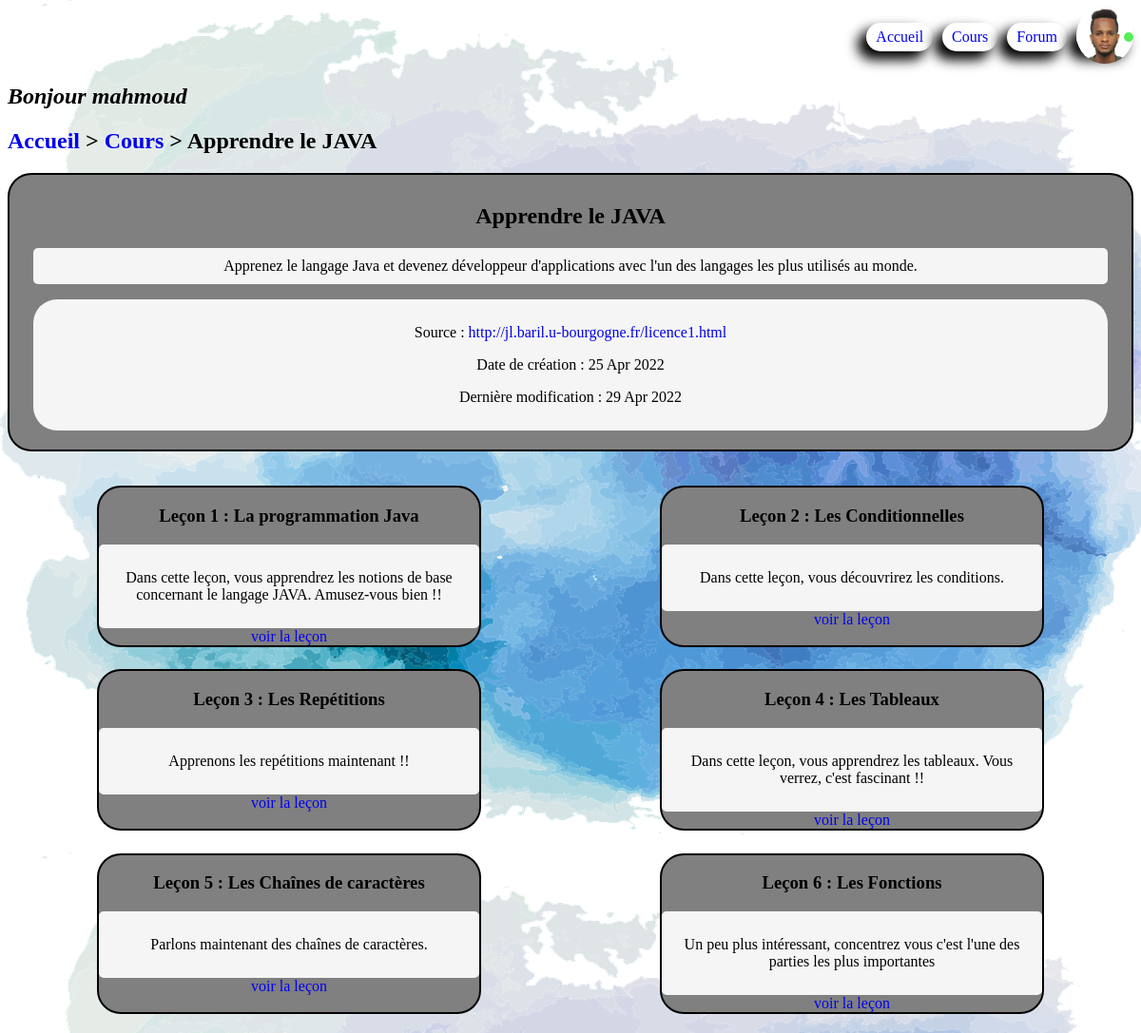
/index.php?location=leCours&idCours=1 (signed in), run on the app's committed database.
### tables this page shows
CREATE TABLE `cours` (
  `id` int NOT NULL,
  `statut` text NOT NULL,
  `titre` text NOT NULL,
  `description` text NOT NULL,
  `date_creation` datetime NOT NULL DEFAULT CURRENT_TIMESTAMP,
  `date_modif` datetime NOT NULL DEFAULT CURRENT_TIMESTAMP,
  `source` text NOT NULL,
  `points` int NOT NULL
);

CREATE TABLE `lessons` (
  `id` int NOT NULL,
  `statut` text NOT NULL,
  `titre` text NOT NULL,
  `description` text NOT NULL,
  `fichier` text NOT NULL,
  `idCours` int NOT NULL
);

### Controller/controller.php (called while the page is built, shortened)
<?php
require("Model/model.php");
function lessons($idcours){
    $leCours = getCours($idcours);
    $lessons = getLessons($idcours);
    require('View/lessons.php');
}

### Model/model.php (called while the page is built, shortened)
<?php
function dataBaseConnexion()
{
    try
    {
        $data_base= new PDO('mysql:host=localhost;dbname=WebProject;charset=utf8', 'root', 'Moud1997@');
        return $data_base;
    }
    catch(Exception $e)
    {
        die("Erreur : ".$e->getMessage());
    }
}
function getCours($idcours)
{
    $data_base = dataBaseConnexion();
    $lecours = $data_base->prepare('SELECT id, statut, titre, description, DATE_FORMAT(date_creation, \'%d %b %Y \') AS date_creation, DATE_FORMAT(date_modif, \'%d %b %Y \') AS date_modif, source, points FROM cours WHERE id = ?');
    $lecours->execute([$idcours]);
    return $lecours;
}
function getLessons($idcours)
{
    $data_base = dataBaseConnexion();
    $lessons = $data_base->prepare('SELECT id, statut, titre, description, fichier FROM lessons WHERE idCours = ?');
    $lessons->execute([$idcours]);
    return $lessons;
}

### View/lessons.php (the view, shortened to what this page needs)
<!DOCTYPE html>
<html lang="en">
<head>
    <link rel="stylesheet" href="Public/CSS/menu.css?ts=<?=time()?>">
    <link rel="stylesheet" href="Public/CSS/cours.css?ts=<?=time()?>">
    <link rel="stylesheet" href="Public/CSS/lessons.css?ts=<?=time()?>">
</head>
<body>
    <?php require('header.php'); ?>
    <?php if(isset($_SESSION['connected'])) :?>
        <h2><em>Bonjour <?=$_SESSION['username']?></em></h2>
    <?php else :?>
        <h2><em>Vous n'êtes pas connecté</em></h2>
    <?php endif ?>
    <?php if(isset($leCours)): ?>
        <?php while($lecours = $leCours->fetch()) : ?>
            <h2><a href="index.php">Accueil </a>> <a href="index.php?location=cours">Cours</a> > <?=$lecours['titre']?></h2>
            <div class="cours">
                <h2><?=$lecours['titre']?></h2>
                <p class="description"><?=$lecours['description']?></p>
                <div class="info">
                    <p>Source : <a href="<?= $lecours['source']?>"><?= $lecours['source']?></a></p>
                    <p>Date de création : <?= $lecours['date_creation']?> </p>
                    <p>Dernière modification : <?= $lecours['date_modif']?></p>
                </div>
            </div>
        <?php endwhile; ?>
        <?php if(isset($lessons)): ?>
            <?php $i = 1; ?>
            <div class="allLessons">
                <?php while($lesson = $lessons->fetch()) : ?>
                    <div class="lesson">
                        <h3>Leçon <?php echo "$i : "; $i++; echo $lesson['titre']?></h3>
                        <div class="description">
                            <p><?=$lesson['description']?></p>
                        </div>
                        <?php if($lesson['statut'] == 'active'): ?>
                            <?php if(isset($_SESSION['connected'])): ?>
                                <a href="<?= $lesson['fichier'] ?>">voir la leçon</a>
                            <?php else: ?>
                                <a href="index.php?location=login">voir la leçon</a>
                            <?php endif; ?>
                        <?php else: ?>
                            cette leçon est momentanement indisponible
                        <?php endif; ?>
                    </div>
                <?php endwhile; ?>
            </div>
        <?php endif; ?>
    <?php endif; ?>
</body>
</html>

### Public/CSS/menu.css (style rules this page uses)
a { text-decoration: none; }

### Public/CSS/cours.css (style rules this page uses)
body { background: url("../Image/fond5.png"); }
h2 { font-family: "Brush Script MT", cursive; }
.cours { border: 2px solid black; border-radius: 25px; padding: 10px 25px; margin-bottom: 25px; background-color: gray; }
.cours { text-align: center; }
.cours a { text-decoration: none; }
.description { background-color: whitesmoke; padding: 10px; border-radius: 25px; }
.info { background-color: whitesmoke; padding: 10px; margin-bottom: 10px; border-radius: 25px; }

### Public/CSS/lessons.css (style rules this page uses)
body { background: url("../Image/fond5.png"); }
h2 { font-family: "Brush Script MT", cursive; }
.lesson { background-color: gray; text-align: center; border: 2px solid black; border-radius: 25px; width: 400px; margin: 1% 0; }
.description { background-color: whitesmoke; border-radius: 5px; }
.allLessons { display: flex; flex-direction: row; flex-wrap: wrap; justify-content: space-around; align-items: stretch; align-content: stretch; margin-top: 20px; }

### data on the page
cours: titre "Apprendre le JAVA", description "Apprenez le langage Java et devenez développeur d'applications avec l'un des langages les plus utilisés au monde.", source "http://jl.baril.u-bourgogne.fr/licence1.html", date_creation "25 Apr 2022", date_modif "29 Apr 2022"
lessons: titre "La programmation Java", description "Dans cette leçon, vous apprendrez les notions de base concernant le langage JAVA. Amusez-vous bien !!"
lessons: titre "Les Conditionnelles", description "Dans cette leçon, vous découvrirez les conditions."
lessons: titre "Les Repétitions", description "Apprenons les repétitions maintenant !!"
lessons: titre "Les Tableaux", description "Dans cette leçon, vous apprendrez les tableaux. Vous verrez, c'est fascinant !!"
lessons: titre "Les Chaînes de caractères", description "Parlons maintenant des chaînes de caractères."
lessons: titre "Les Fonctions", description "Un peu plus intéressant, concentrez vous c'est l'une des parties les plus importantes"

### other printed values
$_SESSION['username'] "mahmoud"
